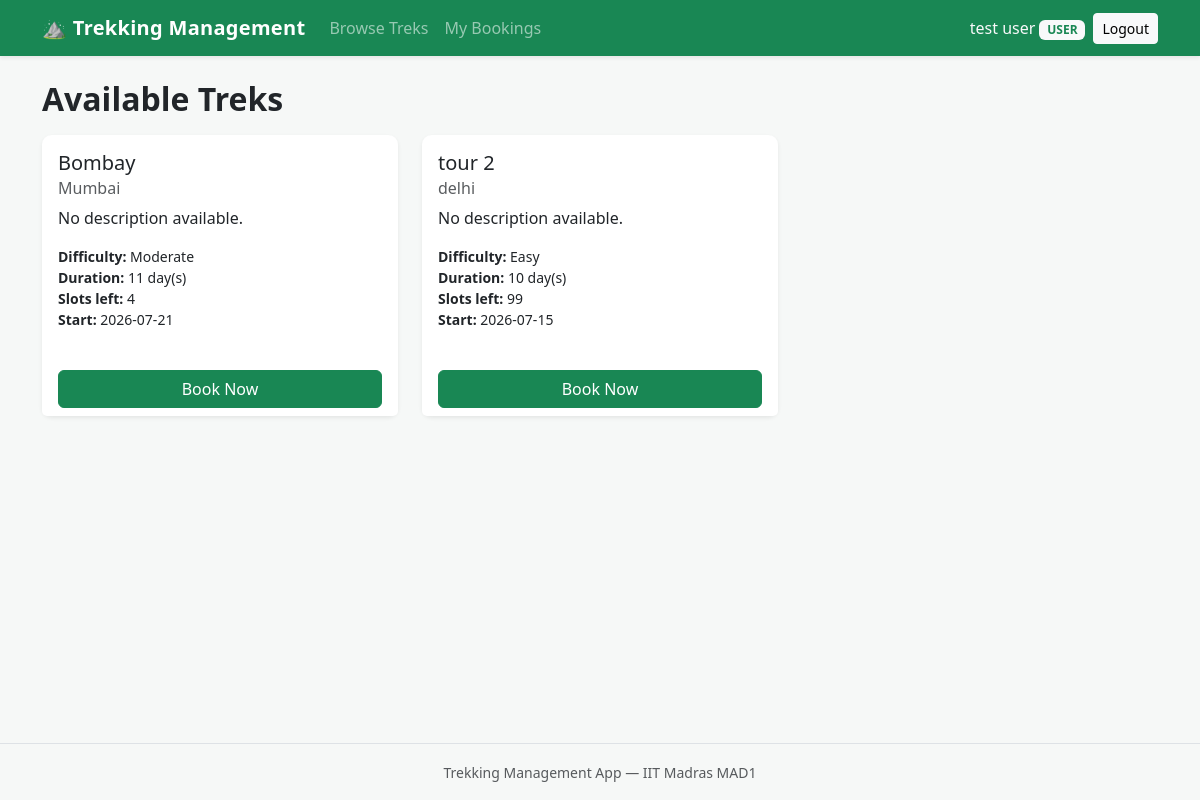
Screenshot of / (signed in) with the database file from the repository.
### models/user.py (models this page shows, shortened)
class User(UserMixin, db.Model):
    __tablename__ = "users"
    id = db.Column(db.Integer, primary_key=True)
    name = db.Column(db.String(80), nullable=False)
    email = db.Column(db.String(120), unique=True, nullable=False)
    password_hash = db.Column(db.String(255), nullable=False)
    role = db.Column(db.String(20), nullable=False, default="user")
    approved = db.Column(db.Boolean, nullable=False, default=False)
    blacklisted = db.Column(db.Boolean, nullable=False, default=False)
    bookings = db.relationship("Booking", backref="user", lazy=True)

### models/trek.py (models this page shows, shortened)
class Trek(db.Model):
    __tablename__ = "treks"
    id = db.Column(db.Integer, primary_key=True)
    name = db.Column(db.String(120), nullable=False)
    location = db.Column(db.String(120), nullable=False)
    difficulty = db.Column(db.String(20), nullable=True)
    duration = db.Column(db.Integer, nullable=False, default=1)
    available_slots = db.Column(db.Integer, nullable=False, default=0)
    status = db.Column(db.String(20), nullable=False, default="open")
    start_date = db.Column(db.Date, nullable=True)
    end_date = db.Column(db.Date, nullable=True)
    description = db.Column(db.Text, nullable=True)
    staff_id = db.Column(db.Integer, db.ForeignKey("users.id"), nullable=True)
    staff = db.relationship("User", backref="assigned_treks")
    bookings = db.relationship("Booking", backref="trek", lazy=True)

### routes/user.py (the view)
@user_bp.route("/")
def home():
    treks = Trek.query.filter_by(status="open").order_by(Trek.id.desc()).all()
    return render_template("user/treks.html", treks=treks)

### models/user.py (called while the page is built)
@login_manager.user_loader
def load_user(user_id):
    return User.query.get(int(user_id))

### templates/user/treks.html (shortened to what this page needs)
{% extends "base.html" %}
{% block content %}
<h2 class="mb-3">Available Treks</h2>
{% if treks %}
<div class="row">
    {% for trek in treks %}
    <div class="col-md-4 mb-4">
        <div class="card h-100 shadow-sm">
            <div class="card-body">
                <h5 class="card-title">{{ trek.name }}</h5>
                <h6 class="card-subtitle mb-2 text-muted">
                    {{ trek.location }}
                </h6>
                <p class="card-text">
                    {{ trek.description or 'No description available.' }}
                </p>
                <ul class="list-unstyled small mb-3">
                    <li><strong>Difficulty:</strong> {{ trek.difficulty or '-' }}</li>
                    <li><strong>Duration:</strong> {{ trek.duration }} day(s)</li>
                    <li><strong>Slots left:</strong> {{ trek.available_slots }}</li>
                    {% if trek.start_date %}
                    <li><strong>Start:</strong> {{ trek.start_date }}</li>
                    {% endif %}
                </ul>
            </div>
            <div class="card-footer bg-white border-0">
                {% if current_user.is_authenticated %}
                    {% if trek.available_slots > 0 %}
                    <form method="POST"
                          action="{{ url_for('user.book_trek', trek_id=trek.id) }}">
                        <button type="submit" class="btn btn-success w-100">
                            Book Now
                        </button>
                    </form>
                    {% else %}
                    <button class="btn btn-secondary w-100" disabled>
                        Fully Booked
                    </button>
                    {% endif %}
                {% else %}
                    <a class="btn btn-outline-success w-100"
                       href="{{ url_for('auth.login') }}">Login to Book</a>
                {% endif %}
            </div>
        </div>
    </div>
    {% endfor %}
</div>
{% else %}
<p class="text-muted">There are no treks available right now.</p>
{% endif %}
{% endblock %}

### templates/base.html (shortened to what this page needs)
<!DOCTYPE html>
<html lang="en">
<head>
    <link
        href="https://cdn.jsdelivr.net/npm/bootstrap@5.3.3/dist/css/bootstrap.min.css"
        rel="stylesheet">
    <link rel="stylesheet"
          href="{{ url_for('static', filename='style.css') }}">
</head>
<body>
    <nav class="navbar navbar-expand-lg navbar-dark bg-success shadow-sm">
        <div class="container">
            <a class="navbar-brand fw-bold" href="{{ url_for('user.home') }}">
                &#9968; Trekking Management
            </a>
            <div class="collapse navbar-collapse" id="mainNav">
                <ul class="navbar-nav me-auto mb-2 mb-lg-0">
                    {% if current_user.is_authenticated %}
                        {% if current_user.role == 'user' %}
                            <li class="nav-item">
                                <a class="nav-link" href="{{ url_for('user.home') }}">
                                    Browse Treks
                                </a>
                            </li>
                            <li class="nav-item">
                                <a class="nav-link"
                                   href="{{ url_for('user.dashboard') }}">
                                    My Bookings
                                </a>
                            </li>
                        {% endif %}
                    {% endif %}
                </ul>
                <div class="d-flex align-items-lg-center flex-column flex-lg-row gap-2">
                    {% if current_user.is_authenticated %}
                        <span class="navbar-text text-light">
                            {{ current_user.name }}
                            <span class="badge bg-light text-success text-uppercase">
                                {{ current_user.role }}
                            </span>
                        </span>
                        <a class="btn btn-light btn-sm"
                           href="{{ url_for('auth.logout') }}">Logout</a>
                    {% else %}
                        <a class="btn btn-outline-light btn-sm"
                           href="{{ url_for('auth.login') }}">Login</a>
                        <a class="btn btn-light btn-sm"
                           href="{{ url_for('auth.register') }}">Register</a>
                    {% endif %}
                </div>
            </div>
        </div>
    </nav>
    <main class="container py-4">
        {% block content %}{% endblock %}
    </main>
    <footer class="border-top mt-auto py-3">
        <div class="container text-center text-muted">
            <small>Trekking Management App &mdash; IIT Madras MAD1</small>
        </div>
    </footer>
</body>
</html>

### static/style.css (style rules this page uses)
body { min-height: 100vh; display: flex; flex-direction: column; background-color: #f6f8f7; }
main { flex: 1; }
.navbar-brand { letter-spacing: 0.3px; }
.card { border: none; border-radius: 0.6rem; }
.card.shadow-sm { transition: box-shadow 0.15s ease-in-out, transform 0.15s ease-in-out; }
h2 { font-weight: 600; }

### rows the page displays
User: name "test user", role "USER"
Trek: name "Bombay", location "Mumbai", description "No description available.", difficulty "Moderate", duration "11", available_slots "4", start_date "2026-07-21"
Trek: name "tour 2", location "delhi", description "No description available.", difficulty "Easy", duration "10", available_slots "99", start_date "2026-07-15"
